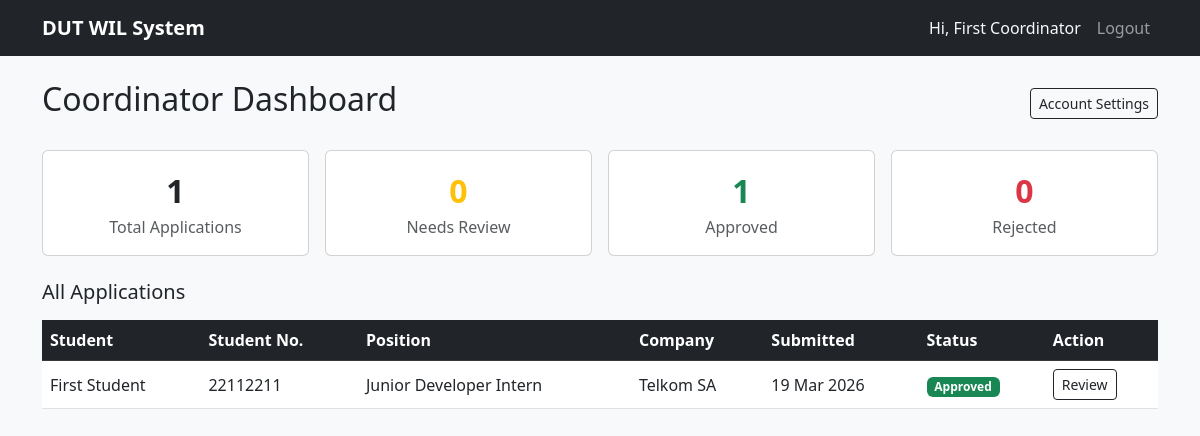
/coordinator/dashboard (signed in), run on an earlier commit of the app's database.
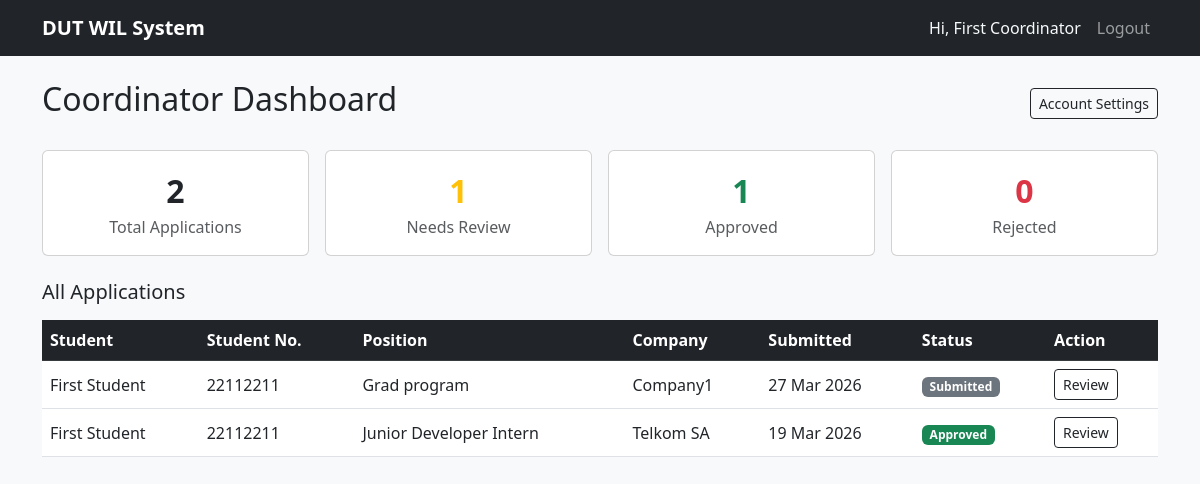
And on a later commit of the database.
### app/models.py (models this page shows, shortened)
class User(db.Model, UserMixin):
    __tablename__ = 'users'
    id            = db.Column(db.Integer, primary_key=True)
    name          = db.Column(db.String(100), nullable=False)
    email         = db.Column(db.String(120), unique=True, nullable=False)
    password_hash = db.Column(db.String(256), nullable=False)
    role          = db.Column(db.String(20),  nullable=False)
    student_num   = db.Column(db.String(20),  unique=True, nullable=True)
    created_at    = db.Column(db.DateTime, default=datetime.utcnow)
    applications  = db.relationship('Application', backref='student',
                        lazy=True, foreign_keys='Application.student_id')
    documents     = db.relationship('Document',    backref='owner', lazy=True)
    notifications = db.relationship('Notification', backref='user',  lazy=True)

class Application(db.Model):
    __tablename__ = 'applications'
    id           = db.Column(db.Integer, primary_key=True)
    student_id   = db.Column(db.Integer, db.ForeignKey('users.id'), nullable=False)
    placement_id = db.Column(db.Integer, db.ForeignKey('placements.id'), nullable=False)
    status       = db.Column(db.String(20), default='Submitted')
    feedback     = db.Column(db.Text)
    reviewed_by  = db.Column(db.Integer, db.ForeignKey('users.id'), nullable=True)
    submitted_at = db.Column(db.DateTime, default=datetime.utcnow)
    updated_at   = db.Column(db.DateTime, onupdate=datetime.utcnow)

class Placement(db.Model):
    __tablename__ = 'placements'
    id          = db.Column(db.Integer, primary_key=True)
    company_id  = db.Column(db.Integer, db.ForeignKey('companies.id'), nullable=False)
    title       = db.Column(db.String(150), nullable=False)
    description = db.Column(db.Text)
    duration    = db.Column(db.String(50))
    deadline    = db.Column(db.DateTime, nullable=False)
    slots       = db.Column(db.Integer, default=1)
    is_active   = db.Column(db.Boolean, default=True)
    posted_by   = db.Column(db.Integer, db.ForeignKey('users.id'))
    created_at  = db.Column(db.DateTime, default=datetime.utcnow)
    applications = db.relationship('Application', backref='placement', lazy=True)

class Company(db.Model):
    __tablename__ = 'companies'
    id       = db.Column(db.Integer, primary_key=True)
    name     = db.Column(db.String(150), nullable=False)
    industry = db.Column(db.String(100))
    location = db.Column(db.String(150))
    contact  = db.Column(db.String(120))
    website  = db.Column(db.String(200))
    placements = db.relationship('Placement', backref='company', lazy=True)

### app/routes/coordinator.py (the view)
@coordinator.route('/dashboard')
@login_required
@coordinator_required
def dashboard():
    all_applications = Application.query.order_by(
                           Application.submitted_at.desc()).all()
    total     = len(all_applications)
    pending   = sum(1 for a in all_applications
                    if a.status in ['Submitted', 'Pending'])
    approved  = sum(1 for a in all_applications
                    if a.status == 'Approved')
    rejected  = sum(1 for a in all_applications
                    if a.status == 'Rejected')
    return render_template('coordinator/dashboard.html',
                           applications=all_applications,
                           total=total, pending=pending,
                           approved=approved, rejected=rejected)

### app/models.py (called while the page is built)
@login_manager.user_loader
def load_user(user_id):
    return User.query.get(int(user_id))

### app/utils.py (called while the page is built)
def coordinator_required(f):
    @wraps(f)
    def decorated(*args, **kwargs):
        if not current_user.is_authenticated or \
                current_user.role != 'coordinator':
            abort(403)
        return f(*args, **kwargs)
    return decorated

### app/templates/coordinator/dashboard.html
{% extends 'base.html' %}
{% block content %}
<div class="d-flex justify-content-between align-items-center mb-4">
  <h2>Coordinator Dashboard</h2>
  <a href="{{ url_for('coordinator.settings') }}" class="btn btn-outline-dark btn-sm">Account Settings</a>
</div>
<div class="row g-3 mb-4">
  <div class="col-6 col-md-3">
    <div class="card text-center p-3">
      <div class="fs-2 fw-bold">{{ total }}</div>
      <div class="text-muted">Total Applications</div>
    </div>
  </div>
  <div class="col-6 col-md-3">
    <div class="card text-center p-3">
      <div class="fs-2 fw-bold text-warning">{{ pending }}</div>
      <div class="text-muted">Needs Review</div>
    </div>
  </div>
  <div class="col-6 col-md-3">
    <div class="card text-center p-3">
      <div class="fs-2 fw-bold text-success">{{ approved }}</div>
      <div class="text-muted">Approved</div>
    </div>
  </div>
  <div class="col-6 col-md-3">
    <div class="card text-center p-3">
      <div class="fs-2 fw-bold text-danger">{{ rejected }}</div>
      <div class="text-muted">Rejected</div>
    </div>
  </div>
</div>
<h5 class="mb-3">All Applications</h5>
{% if applications %}
  <div class="table-responsive">
    <table class="table table-hover align-middle">
      <thead class="table-dark">
        <tr>
          <th>Student</th>
          <th>Student No.</th>
          <th>Position</th>
          <th>Company</th>
          <th>Submitted</th>
          <th>Status</th>
          <th>Action</th>
        </tr>
      </thead>
      <tbody>
        {% for app in applications %}
        <tr>
          <td>{{ app.student.name }}</td>
          <td>{{ app.student.student_num or '—' }}</td>
          <td>{{ app.placement.title }}</td>
          <td>{{ app.placement.company.name }}</td>
          <td>{{ app.submitted_at.strftime('%d %b %Y') }}</td>
          <td>
            {% if app.status == 'Approved' %}
              <span class="badge bg-success">Approved</span>
            {% elif app.status == 'Rejected' %}
              <span class="badge bg-danger">Rejected</span>
            {% elif app.status == 'More Info Needed' %}
              <span class="badge bg-warning text-dark">More Info</span>
            {% elif app.status == 'Pending' %}
              <span class="badge bg-info text-dark">Pending</span>
            {% else %}
              <span class="badge bg-secondary">Submitted</span>
            {% endif %}
          </td>
          <td>
            <a href="{{ url_for('coordinator.review', app_id=app.id) }}"
               class="btn btn-sm btn-outline-dark">Review</a>
          </td>
        </tr>
        {% endfor %}
      </tbody>
    </table>
  </div>
{% else %}
  <div class="alert alert-info">No applications have been submitted yet.</div>
{% endif %}
{% endblock %}

### app/templates/base.html (shortened to what this page needs)
<!DOCTYPE html>
<html lang="en">
<head>
  <link href="https://cdn.jsdelivr.net/npm/bootstrap@5.3.0/dist/css/bootstrap.min.css" rel="stylesheet">
</head>
<body class="bg-light">
<nav class="navbar navbar-expand-lg navbar-dark bg-dark">
  <div class="container">
    <a class="navbar-brand fw-bold" href="/">DUT WIL System</a>
    <div class="collapse navbar-collapse" id="navMenu">
      <ul class="navbar-nav ms-auto">
        {% if current_user.is_authenticated %}
          <li class="nav-item">
            <span class="nav-link text-light">
              Hi, {{ current_user.name }}
            </span>
          </li>
          <li class="nav-item">
            <a class="nav-link" href="{{ url_for('auth.logout') }}">Logout</a>
          </li>
        {% endif %}
      </ul>
    </div>
  </div>
</nav>
<div class="container mt-4">
  {% block content %}{% endblock %}
</div>
</body>
</html>

What changed in the data, as far as the page shows it:
added Application: student.name "First Student", student "22112211", placement "Grad program", placement.company.name "Company1", submitted_at "27 Mar 2026", status "Submitted"
Also different on the page:
{{ total }}: "1" → "2"
{{ pending }}: "0" → "1"
